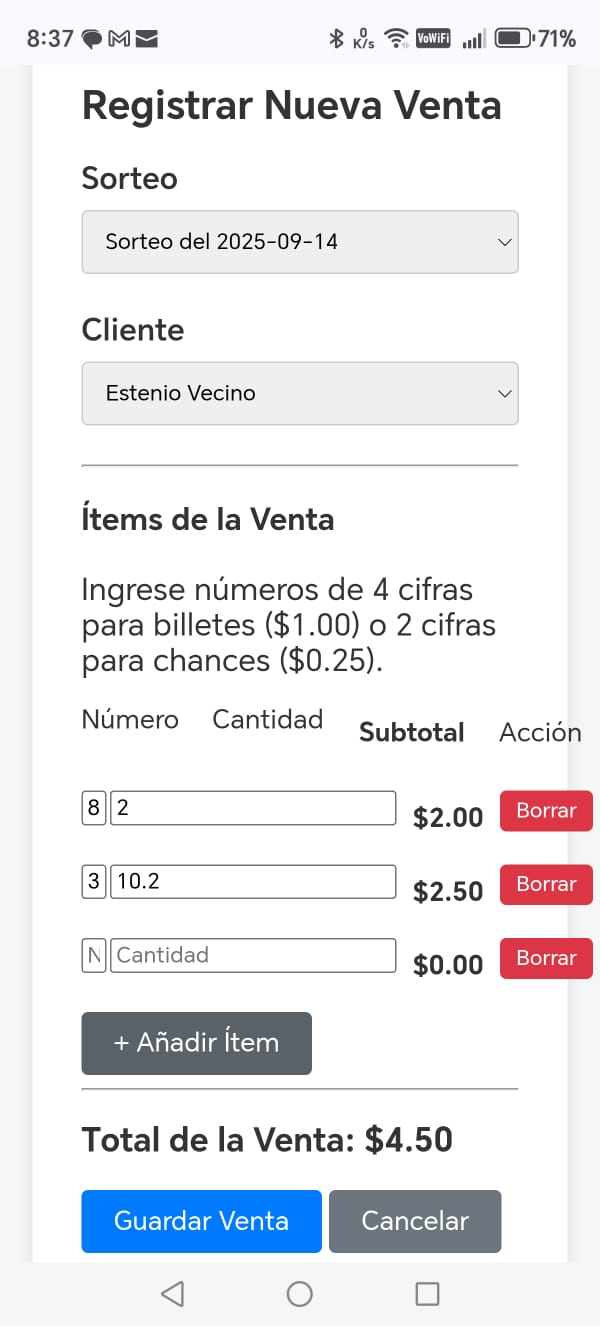
#> input picture img1.jpg, 600 x 1326 px, found by its file name
$ python generate_icons.py
#> lines starting #> are read from the running program, lines starting #| are printed output that depends on the picture
from PIL import Image
import os

SRC = 'img1.jpg'
OUT_DIR = 'static/icons'
SIZES = [(192,192),(512,512)]

os.makedirs(OUT_DIR, exist_ok=True)
img = Image.open(SRC).convert('RGBA')
for w,h in SIZES:
    out = img.resize((w,h), Image.LANCZOS)
    out_path = os.path.join(OUT_DIR, f'icon-{w}x{h}.png')
    out.save(out_path, format='PNG')
    print('Saved', out_path)
#> this loop made 2 passes
#> pass 1, `out = img.resize((w,h), Image.LANCZOS)`:
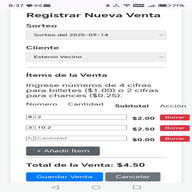
#> out: PIL image 192x192 RGBA; mean R, G, B, A 233.3, 233.7, 236.5, 255
#> pass 2, `out = img.resize((w,h), Image.LANCZOS)`:
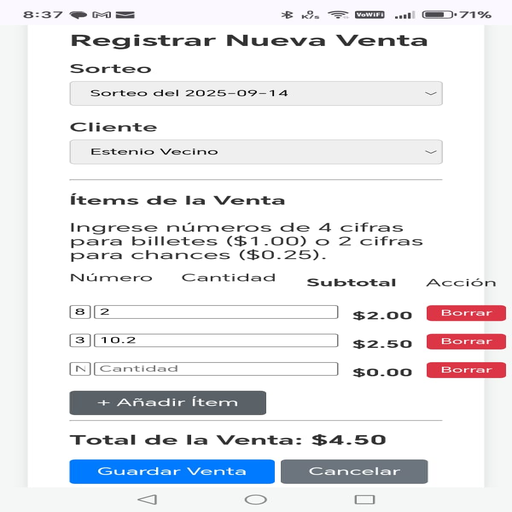
#> out: PIL image 512x512 RGBA; mean R, G, B, A 233.7, 234.1, 236.9, 255

$ run again, with img2.jpg copied over img1.jpg
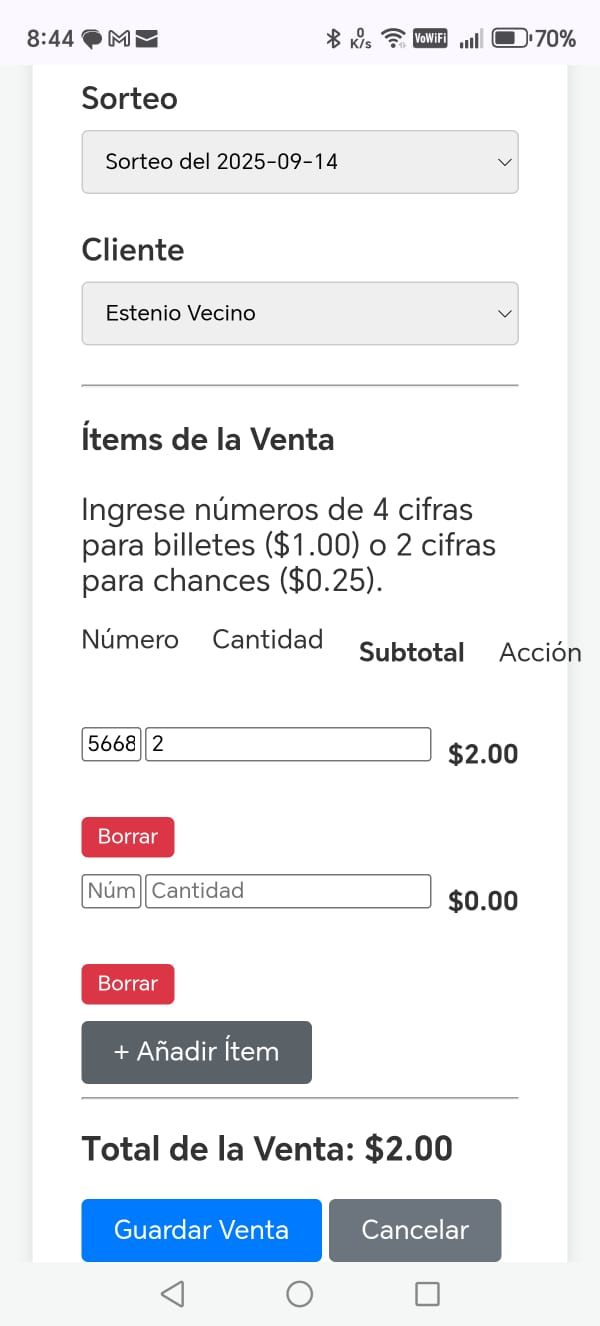
#> input picture img2.jpg, 600 x 1326 px, found by its file name
#> the loop `for w,h in SIZES:` made 2 passes
#> pass 1, `out = img.resize((w,h), Image.LANCZOS)`:
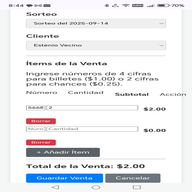
#> out: PIL image 192x192 RGBA; mean R, G, B, A 235.1, 236.2, 239, 255
#> pass 2, `out = img.resize((w,h), Image.LANCZOS)`:
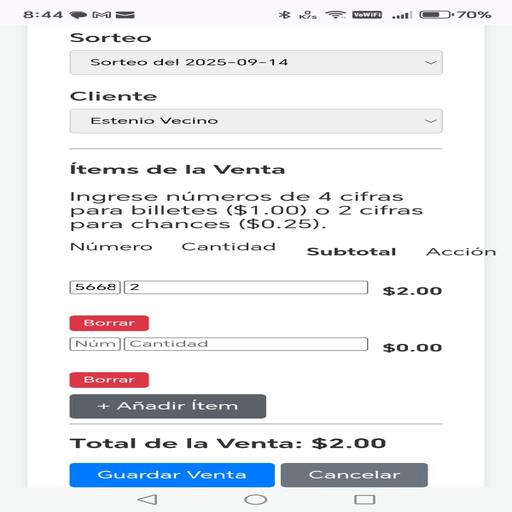
#> out: PIL image 512x512 RGBA; mean R, G, B, A 235.3, 236.5, 239.2, 255

$ run again, with img3.jpg copied over img1.jpg
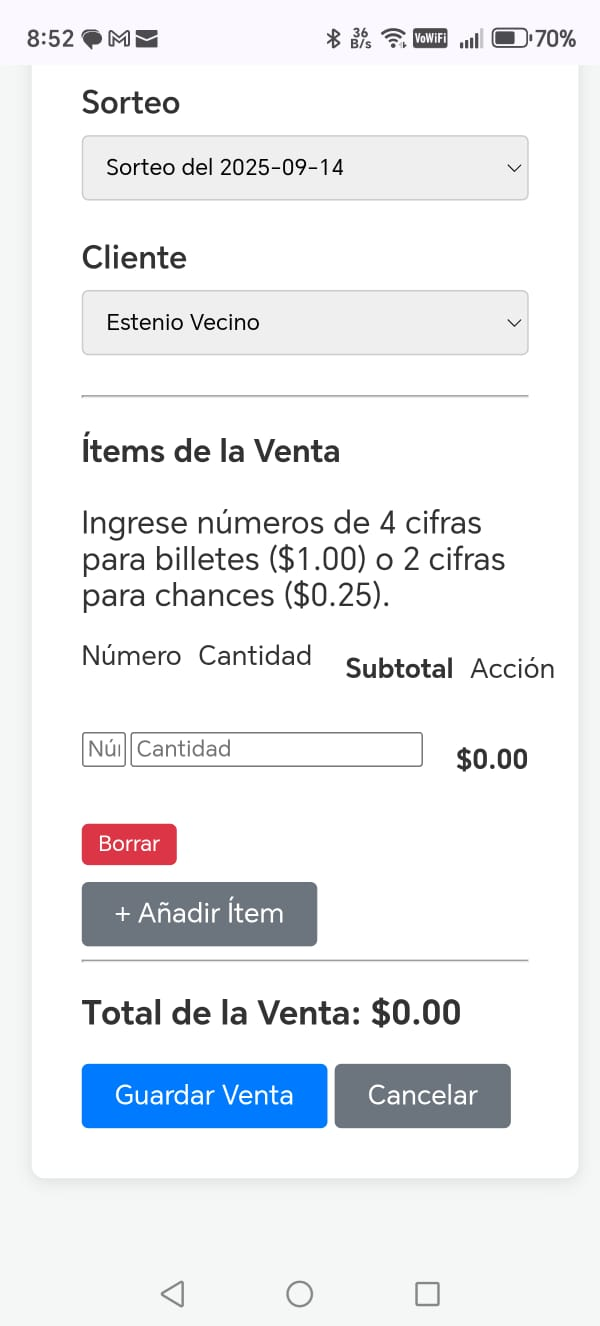
#> input picture img3.jpg, 600 x 1326 px, found by its file name
#> the loop `for w,h in SIZES:` made 2 passes
#> pass 1, `out = img.resize((w,h), Image.LANCZOS)`:
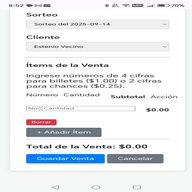
#> out: PIL image 192x192 RGBA; mean R, G, B, A 234.9, 236.9, 239.7, 255
#> pass 2, `out = img.resize((w,h), Image.LANCZOS)`:
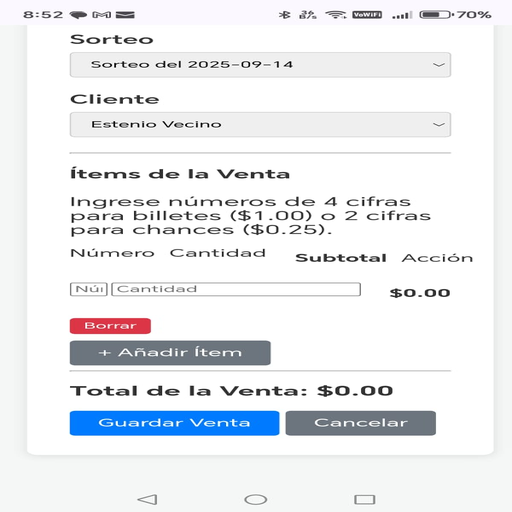
#> out: PIL image 512x512 RGBA; mean R, G, B, A 235.1, 237.2, 240, 255

$ run again, with nueva-venta-error.png saved as img1.jpg
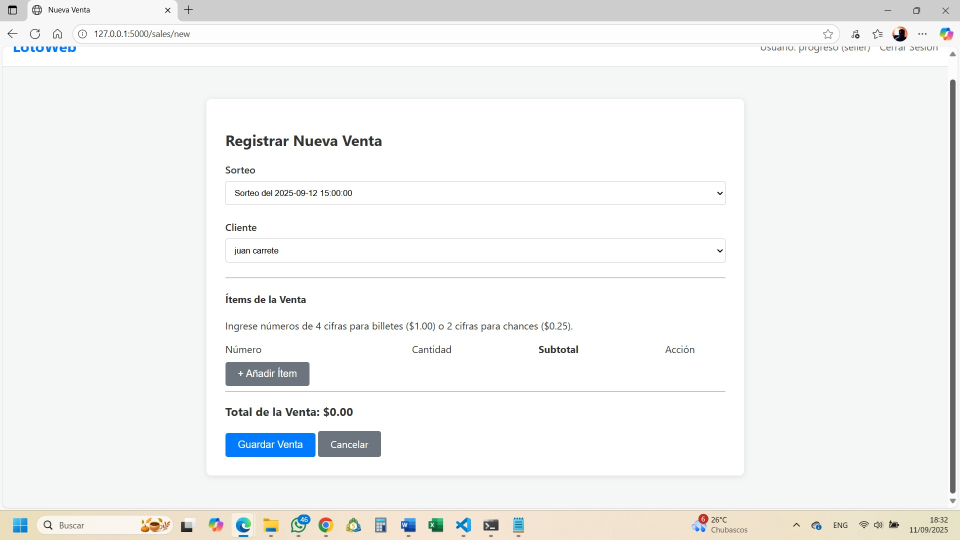
#> input picture nueva-venta-error.png, 1920 x 1080 px, found by its file name (shown at 1/2 size)
#> the loop `for w,h in SIZES:` made 2 passes
#> pass 1, `out = img.resize((w,h), Image.LANCZOS)`:
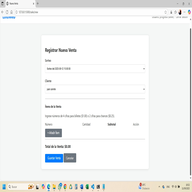
#> out: PIL image 192x192 RGBA; mean R, G, B, A 242.3, 243.3, 242.4, 255
#> pass 2, `out = img.resize((w,h), Image.LANCZOS)`:
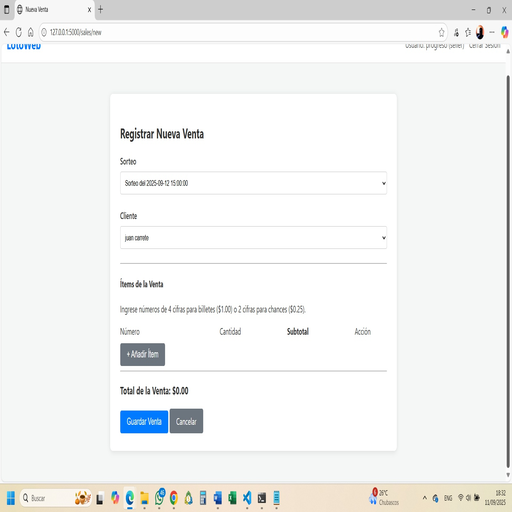
#> out: PIL image 512x512 RGBA; mean R, G, B, A 242.4, 243.3, 242.5, 255
